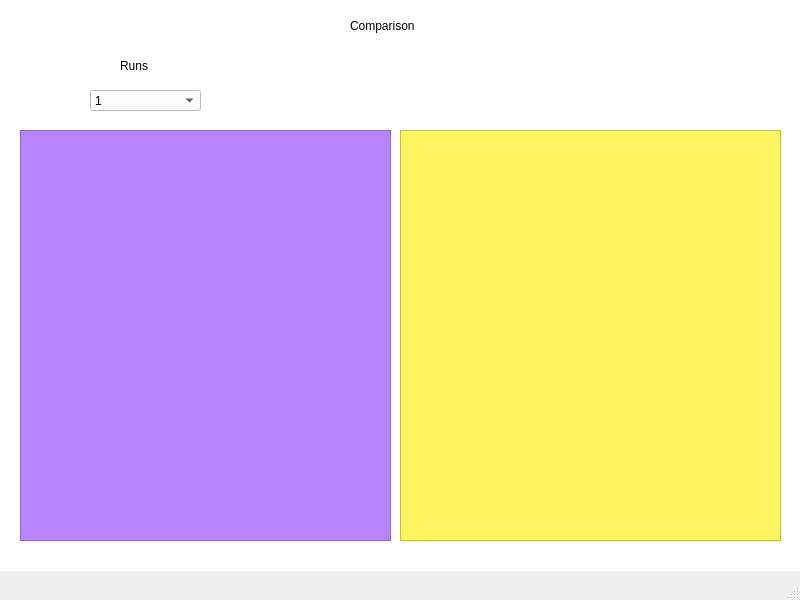
<?xml version="1.0" encoding="UTF-8"?>
<ui version="4.0">
 <class>MainWindow</class>
 <widget class="QMainWindow" name="MainWindow">
  <property name="geometry">
   <rect>
    <x>0</x>
    <y>0</y>
    <width>800</width>
    <height>600</height>
   </rect>
  </property>
  <property name="windowTitle">
   <string>MainWindow</string>
  </property>
  <widget class="QWidget" name="centralwidget">
   <widget class="QWidget" name="widget" native="true">
    <property name="geometry">
     <rect>
      <x>0</x>
      <y>0</y>
      <width>801</width>
      <height>571</height>
     </rect>
    </property>
    <property name="styleSheet">
     <string notr="true">background-color:white;</string>
    </property>
    <widget class="QLabel" name="label">
     <property name="geometry">
      <rect>
       <x>350</x>
       <y>10</y>
       <width>111</width>
       <height>31</height>
      </rect>
     </property>
     <property name="styleSheet">
      <string notr="true">font: 14pt &quot;Arial&quot;;</string>
     </property>
     <property name="text">
      <string>Comparison</string>
     </property>
    </widget>
    <widget class="QComboBox" name="comboBox">
     <property name="geometry">
      <rect>
       <x>90</x>
       <y>90</y>
       <width>111</width>
       <height>21</height>
      </rect>
     </property>
     <item>
      <property name="text">
       <string>1</string>
      </property>
     </item>
     <item>
      <property name="text">
       <string>2</string>
      </property>
     </item>
     <item>
      <property name="text">
       <string>3</string>
      </property>
     </item>
     <item>
      <property name="text">
       <string>4</string>
      </property>
     </item>
     <item>
      <property name="text">
       <string>5</string>
      </property>
     </item>
    </widget>
    <widget class="QLabel" name="label_2">
     <property name="geometry">
      <rect>
       <x>120</x>
       <y>50</y>
       <width>61</width>
       <height>31</height>
      </rect>
     </property>
     <property name="styleSheet">
      <string notr="true">font: 14pt &quot;Arial&quot;;</string>
     </property>
     <property name="text">
      <string>Runs</string>
     </property>
    </widget>
    <widget class="QTableWidget" name="tableWidget">
     <property name="geometry">
      <rect>
       <x>20</x>
       <y>130</y>
       <width>371</width>
       <height>411</height>
      </rect>
     </property>
     <property name="styleSheet">
      <string notr="true">background-color: rgb(184, 133, 255);</string>
     </property>
    </widget>
    <widget class="QGraphicsView" name="graphicsView">
     <property name="geometry">
      <rect>
       <x>400</x>
       <y>130</y>
       <width>381</width>
       <height>411</height>
      </rect>
     </property>
     <property name="styleSheet">
      <string notr="true">background-color: rgb(255, 245, 96);</string>
     </property>
    </widget>
   </widget>
  </widget>
  <widget class="QMenuBar" name="menubar">
   <property name="geometry">
    <rect>
     <x>0</x>
     <y>0</y>
     <width>800</width>
     <height>26</height>
    </rect>
   </property>
  </widget>
  <widget class="QStatusBar" name="statusbar"/>
 </widget>
 <resources/>
 <connections/>
</ui>
